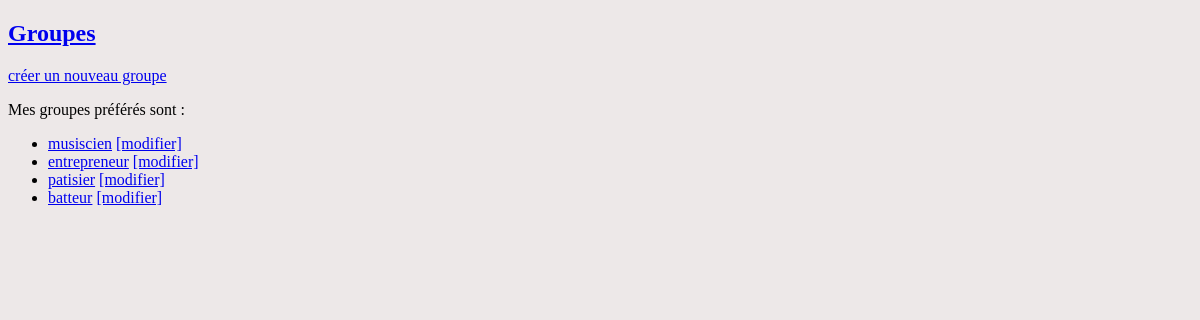
/bands/, run on an earlier commit of the app's database.
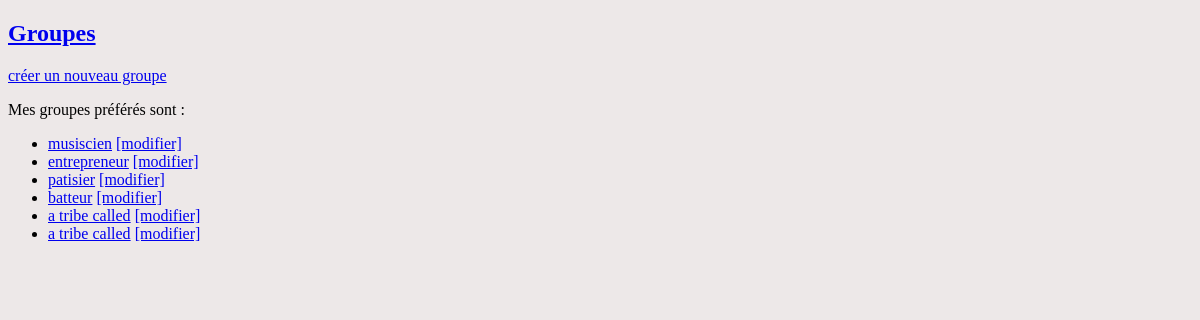
And on a later commit of the database.
### listings/models.py (models this page shows, shortened)
class Band(models.Model):
    class Genre(models.TextChoices):
        HIP_HOP = 'HH'
        SYNTH_POP = 'SP'
        ALTERNATIVE_ROCK = 'AR'
    name = models.fields.CharField(max_length=100)
    genre = models.fields.CharField(choices =Genre.choices, max_length=50)
    biography = models.fields.CharField(max_length=1000)
    year_formed = models.fields.IntegerField(
        validators=[MinValueValidator(1900), MaxValueValidator(2021)]
    )
    active = models.fields.BooleanField(default=True)
    official_homepage = models.fields.URLField(null=True, blank=True)

### listings/views.py (the view)
# urls.py: path('bands/',views.band_list,name = 'bands-list'),
def band_list(request):
    bands = Band.objects.all()
    listings = Listings.objects.all()
    return render (request,'listing/band_list.html', {'bands': bands,'listings': listings})

### templates/listing/band_list.html
{% extends 'listing/base.html' %}
{% block content %}
    <a href="{% url 'band-create' %}">créer un nouveau groupe</a>
    <p>Mes groupes préférés sont :</p>
    <ul>
        {% for band in bands %}
        <li>
            <a href="{% url 'band-detail' band.id %}">{{ band.name }}</a>
            <a href="{% url 'band-change' band.id %}">[modifier]</a>
        </li>
        {% endfor %}
    </ul>
{% endblock %}

### templates/listing/base.html (shortened to what this page needs)
{% load static %}
<!DOCTYPE html>
<html lang="en">
<head>
    <link rel="stylesheet" href="{% static 'listings1/style.css' %}">
</head>
<body>
    <nav>
       <h1>
           <a href="{% url 'bands-list' %}">Groupes</a>
       </h1>
    </nav>
        {% block content %}
        {% endblock %}
</body>
</html>

### listings/static/listings1/style.css (style rules this page uses)
* { background: rgb(237, 232, 232) }

What changed in the data, as far as the page shows it:
added Band: name "a tribe called"
added Band: name "a tribe called"
